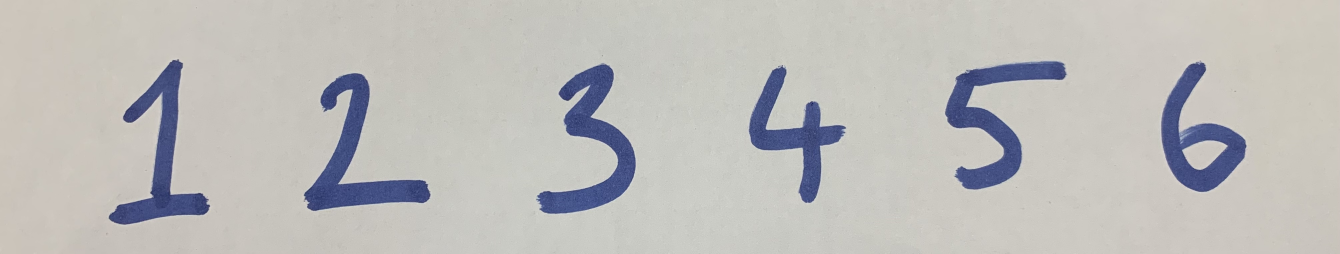
#> input picture data/test/digit_test.png, 4020 x 760 px, found by its file name (shown at 1/3 size)
$ python segment.py
#> lines starting #> are read from the running program, lines starting #| are printed output that depends on the picture; after the words box and inside, x2 and y2 are one past the last pixel; in counts of white or black regions, pixels touching at a corner belong together
import cv2
import numpy as np
from imutils import contours

image = cv2.imread('data/test/digit_test.png')
#> image is the input picture: shape (760, 4020, 3); mean B, G, R 186.5, 188.6, 189.8
mask = np.zeros(image.shape, dtype=np.uint8)
gray = cv2.cvtColor(image, cv2.COLOR_BGR2GRAY)
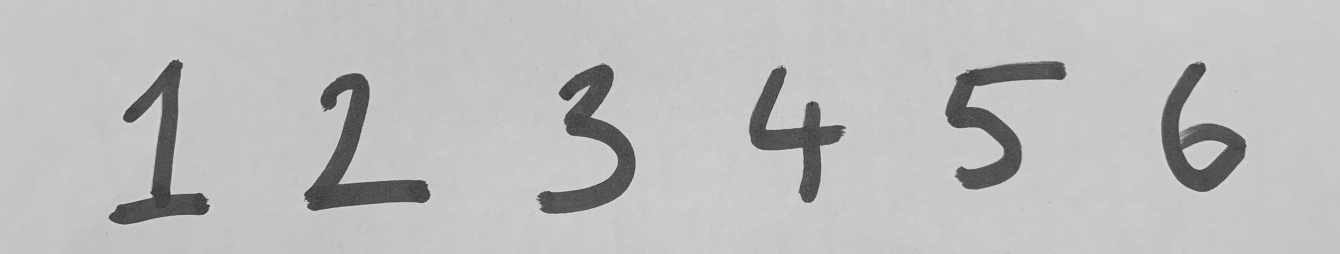
#> gray: shape (760, 4020) (shown at 1/3 size); min 13, max 226, mean 188.7
thresh = cv2.threshold(gray, 0, 255, cv2.THRESH_BINARY_INV + cv2.THRESH_OTSU)[1]
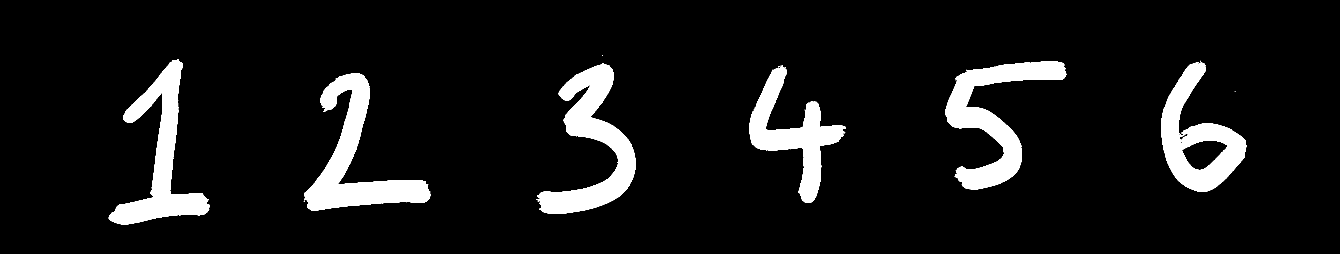
#> thresh: shape (760, 4020) (shown at 1/3 size); 8.8% white; 18 white regions (12 under 20 px)

cnts = cv2.findContours(thresh, cv2.RETR_TREE, cv2.CHAIN_APPROX_SIMPLE)
#> cnts = 33 contours, 23 with area under 20; largest, box (x1, y1, x2, y2) and area: (912, 220, 1292, 633) 48894, (3484, 186, 3739, 576) 48428, (1609, 193, 1907, 641) 47915, (2835, 184, 3199, 569) 45639, (326, 178, 630, 674) 44050
cnts = cnts[0] if len(cnts) == 2 else cnts[1]
(cnts, _) = contours.sort_contours(cnts, method="left-to-right")
ROI_number = 0
for c in cnts:
    area = cv2.contourArea(c)
    if area < 2000 and area > 0:
        x,y,w,h = cv2.boundingRect(c)
        ROI = 255 - thresh[y:y+h, x:x+w]
        cv2.drawContours(mask, [c], -1, (255,255,255), -1)
        cv2.imwrite('ROI_{}.png'.format(ROI_number), ROI)
        ROI_number += 1
#> this loop made 33 passes
#> (area, x, y, w, h) on passes 22, 23, 31: (222.5, 3538, 397, 35, 26), (34, 3540, 424, 10, 8), (24, 3592, 188, 9, 6)
#> area on passes 1, 3, 4, 7, 17, 20: 44050, 48893.5, 47915, 36560.5, 45639, 48428.5
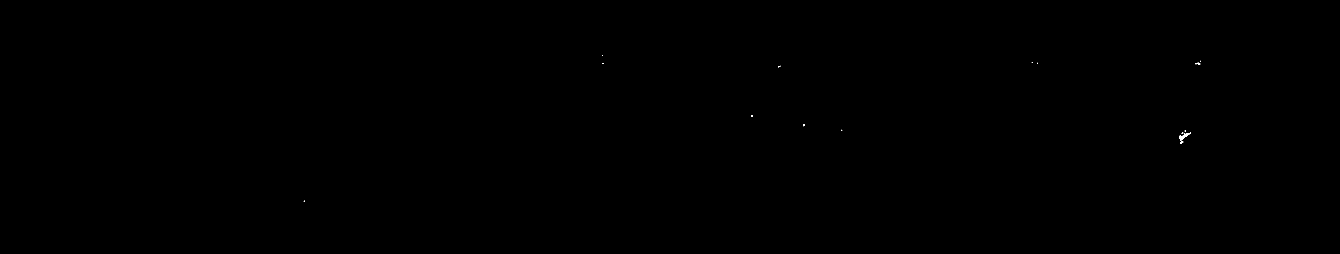
#> mask: shape (760, 4020, 3) (shown at 1/3 size); 0.02% white; 18 white regions (15 under 20 px), largest, box (x1, y1, x2, y2) and area: (3538, 397, 3573, 423) 275, (3540, 424, 3550, 432) 46, (3592, 188, 3601, 194) 34
#> after the loop, ROI_number = 21

cv2.imshow('mask', mask)
cv2.imshow('thresh', thresh)
cv2.waitKey()
